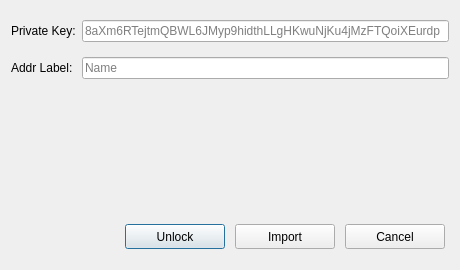
<?xml version="1.0" encoding="UTF-8"?>
<ui version="4.0">
 <class>ImportKeys</class>
 <widget class="QDialog" name="ImportKeys">
  <property name="geometry">
   <rect>
    <x>0</x>
    <y>0</y>
    <width>460</width>
    <height>270</height>
   </rect>
  </property>
  <property name="windowTitle">
   <string>ImportKeys</string>
  </property>
  <layout class="QGridLayout" name="gridLayout">
   <item row="0" column="0">
    <widget class="QLabel" name="keyLabel">
     <property name="text">
      <string>Private Key:</string>
     </property>
    </widget>
   </item>
   <item row="0" column="1">
    <widget class="QLineEdit" name="keyEdit">
     <property name="enabled">
      <bool>true</bool>
     </property>
     <property name="placeholderText">
      <string>8aXm6RTejtmQBWL6JMyp9hidthLLgHKwuNjKu4jMzFTQoiXEurdp</string>
     </property>
    </widget>
   </item>
   <item row="4" column="0" colspan="2">
    <layout class="QHBoxLayout" name="horizontalLayout_3">
     <property name="spacing">
      <number>10</number>
     </property>
     <property name="sizeConstraint">
      <enum>QLayout::SetFixedSize</enum>
     </property>
     <property name="topMargin">
      <number>15</number>
     </property>
     <property name="rightMargin">
      <number>4</number>
     </property>
     <item>
      <spacer name="horizontalSpacer">
       <property name="orientation">
        <enum>Qt::Horizontal</enum>
       </property>
       <property name="sizeHint" stdset="0">
        <size>
         <width>40</width>
         <height>20</height>
        </size>
       </property>
      </spacer>
     </item>
     <item>
      <widget class="QPushButton" name="unlockButton">
       <property name="minimumSize">
        <size>
         <width>100</width>
         <height>25</height>
        </size>
       </property>
       <property name="text">
        <string>Unlock</string>
       </property>
      </widget>
     </item>
     <item>
      <widget class="QPushButton" name="importButton">
       <property name="minimumSize">
        <size>
         <width>100</width>
         <height>25</height>
        </size>
       </property>
       <property name="text">
        <string>Import</string>
       </property>
       <property name="autoDefault">
        <bool>false</bool>
       </property>
      </widget>
     </item>
     <item>
      <widget class="QPushButton" name="quitButton">
       <property name="minimumSize">
        <size>
         <width>100</width>
         <height>25</height>
        </size>
       </property>
       <property name="text">
        <string>Cancel</string>
       </property>
       <property name="autoDefault">
        <bool>false</bool>
       </property>
      </widget>
     </item>
    </layout>
   </item>
   <item row="3" column="0" colspan="2">
    <widget class="QLabel" name="statusLabel">
     <property name="sizePolicy">
      <sizepolicy hsizetype="Preferred" vsizetype="Fixed">
       <horstretch>0</horstretch>
       <verstretch>0</verstretch>
      </sizepolicy>
     </property>
     <property name="minimumSize">
      <size>
       <width>0</width>
       <height>100</height>
      </size>
     </property>
     <property name="text">
      <string/>
     </property>
     <property name="alignment">
      <set>Qt::AlignLeading|Qt::AlignLeft|Qt::AlignTop</set>
     </property>
     <property name="wordWrap">
      <bool>true</bool>
     </property>
     <property name="textInteractionFlags">
      <set>Qt::LinksAccessibleByMouse|Qt::TextSelectableByKeyboard|Qt::TextSelectableByMouse</set>
     </property>
    </widget>
   </item>
   <item row="1" column="1">
    <widget class="QLineEdit" name="labelEdit">
     <property name="placeholderText">
      <string>Name</string>
     </property>
    </widget>
   </item>
   <item row="1" column="0">
    <widget class="QLabel" name="labelLabel">
     <property name="text">
      <string>Addr Label:</string>
     </property>
    </widget>
   </item>
  </layout>
 </widget>
 <layoutdefault spacing="6" margin="11"/>
 <resources/>
 <connections/>
</ui>
